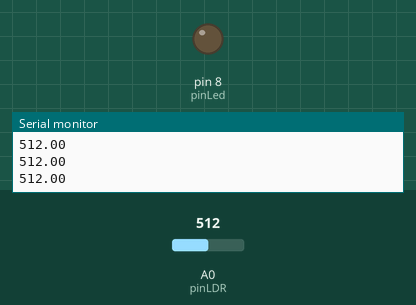
Simulated run of this sketch. Board: Arduino Uno, built with avr-gcc and run on an emulated ATmega328P. On the bench: output pins drawn as LEDs (lit = HIGH), the last lines printed to the serial monitor. Inputs (shaded band) come from the test bench; at power-on: A0 (pinLDR) = 512.

Above: at 1.2 s.
1.3 s: A0 (pinLDR) set to 209
2.8 s: A0 (pinLDR) set to 189
At 4.0 s:
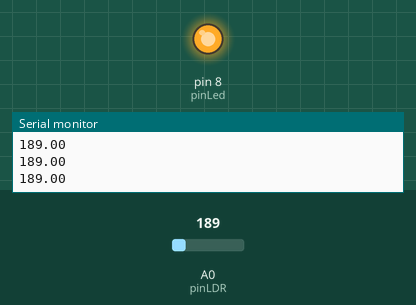
4.3 s: A0 (pinLDR) set to 210
At 5.1 s:
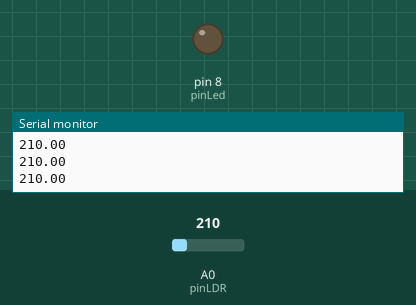
5.8 s: A0 (pinLDR) set to 190
At 6.4 s:
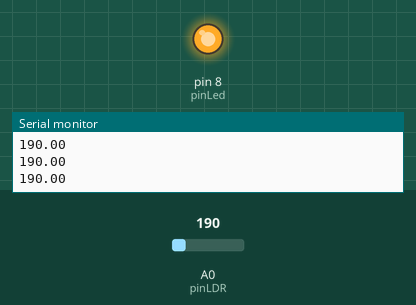
Timing chart, 0 to 8.3 s (numbered marks = the images above; inputs shaded):
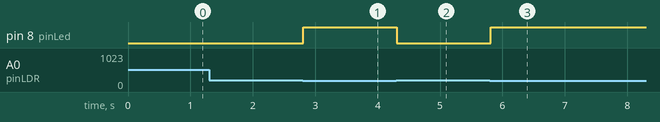

Measured:
- the behaviour switches between 201 and 200 on A0 (pinLDR) (found by bisection; images 0 and 1)
- after the input at 2.8 s, pin 8 (pinLed): LOW → HIGH at once
- after the input at 4.3 s, pin 8 (pinLed): HIGH → LOW at once
- after the input at 5.8 s, pin 8 (pinLed): LOW → HIGH at once

The sketch:

21022008_NguyenHuuTho_Tuan2_Bai7.ino
```cpp
#define pinLDR A0
#define pinLed 8
void setup() {
  pinMode(pinLDR, INPUT);
  pinMode(pinLed, OUTPUT);
  digitalWrite(pinLed, 0);
  Serial.begin(9600);
}

void loop() {
  // digitalWrite(pinLed, !digitalRead(pinLDR)); # analog 0-1023: 0-200 bật đèn, lớn hơn 200 tắt đèn
  float value = analogRead(pinLDR);
  Serial.println(value);
  if(value <= 200){
    digitalWrite(pinLed, HIGH);
  } else {
    digitalWrite(pinLed, LOW);
  }
}
```
